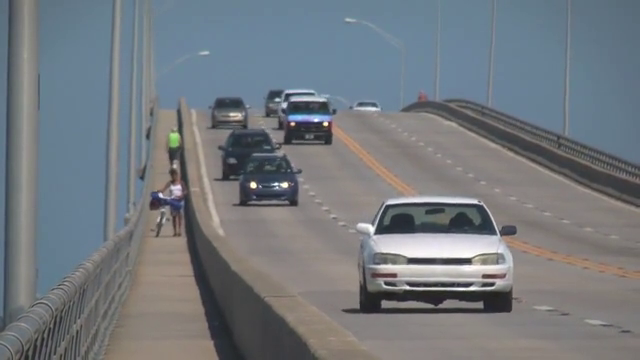
#> input picture frame 91 of seminars/seminar_09/data/slow_traffic_small.mp4, 640 x 360 px
$ jupyter execute Seminar_9.ipynb   (shell and % lines are left out)
#> lines starting #> are read from the running program, lines starting #| are printed output that depends on the picture
# Семинар 9 - Методы построения оптического потока по последовательности изображений

***

Источник - https://habr.com/ru/post/201406/

$\textbf{Task statement}$: Оптический поток (ОП) – изображение видимого движения, представляющее собой сдвиг каждой точки (пикселя) между двумя изображениями.

По сути, он представляет собой поле скоростей. Суть ОП в том, что для каждой точки изображения $I_{t_0} (\vec{r})$ находится такой вектор сдвига $\delta \vec{r}$, чтобы было соответсвие между исходной точкой и точкой на следущем фрейме $I_{t_1} (\vec{r} + \delta \vec{r})$. В качестве метрики соответвия берут близость интенсивности пикселей, беря во внимание маленькую разницу по времени между кадрами: $\delta{t} = t_{1} - t_{0}$. В более точных методах точку можно привязывать к объекту на основе, например, выделения ключевых точек, а также считать градиенты вокруг точки, лапласианы и проч.

$\textbf{For what}$: Определение собственной скорости, Определение локализации, Улучшение методов трекинга объектов, сегментации, Детектирование событий, Сжатие видеопотока и проч.

Разделяют 2 вида оптического потока - плотный (dense) [Farneback method, neural nets], работающий с целым изображением, и выборочный (sparse) [Lucas-Kanade method], работающий с ключевыми точками

[cell 1]
# !wget https://www.bogotobogo.com/python/OpenCV_Python/images/mean_shift_tracking/slow_traffic_small.mp4 -O data/slow_traffic_small.mp4

[cell 2]
import cv2
from tqdm import tqdm
import numpy as np
import matplotlib.pyplot as plt
import IPython

## Lucas-Kanade (sparse)

Пусть $I_{1} = I(x, y, t_{1})$ интенсивность в некоторой точке (x, y) на первом изображении (т. е. в момент времени t). На втором изображении эта точка сдвинулась на (dx, dy), при этом прошло время dt, тогда $I_{2} = I(x + dx, y + dx, t_{1} + dt) \approx I_{1} + I_{x}dx + I_{y}dy +  I_{t}dt$. Из постановки задачи следует, что интенсивность пикселя не изменилась, тогда $I_{1} = I_{2}$. Далее определяем $dx, dy$.

Самое простое решение проблемы – алгоритм Лукаса-Канаде. У нас же на изображении объекты размером больше 1 пикселя, значит, скорее всего, в окрестности текущей точки у других точек будут примерно такие же сдвиги. Поэтому мы возьмем окно вокруг этой точки и минимизируем (по МНК) в нем суммарную погрешность с весовыми коэффициентами, распределенными по Гауссу, то есть так, чтобы наибольший вес имели пиксели, ближе всего находящиеся к исследуемому.

**Полезные материалы:**
- цикл видео-лекций от First Principles of Computer Vision, посвященный Optical Flow и алгоритму Lucas-Kanade: https://youtube.com/playlist?list=PL2zRqk16wsdoYzrWStffqBAoUY8XdvatV

### Вопрос 1

В `cv2.calcOpticalFlowPyrLK` есть параметр, отвечающий за ImagePiramyd. Зачем нужна пирамида изображений в случае вычисления оптического потока?

**Ответ:**

### Задание 1

Напишите реализацию Лукаса-Канаде c помощью numpy и cv2. Сравните с реализацией `cv2.calcOpticalFlowPyrLK`.

[cell 3]
# [86 lines left out: functions get_derivative_x, get_derivative_y, get_derivative_t, my_calcOpticalFlowPyrLK, not called in this run]

### Релизация OpenCV - cv2.calcOpticalFlowPyrLK

[cell 4]
video_path = 'data/slow_traffic_small.mp4'

cap = cv2.VideoCapture(video_path)

length = int(cap.get(cv2.CAP_PROP_FRAME_COUNT))
width  = int(cap.get(cv2.CAP_PROP_FRAME_WIDTH))
height = int(cap.get(cv2.CAP_PROP_FRAME_HEIGHT))
fps    = cap.get(cv2.CAP_PROP_FPS)

fourcc = cv2.VideoWriter_fourcc(*'MP4V')
out = cv2.VideoWriter('output_LK.mp4', fourcc, fps, (width, height))

# params for ShiTomasi corner detection
feature_params = dict(
    maxCorners = 100,
    qualityLevel = 0.3,
    minDistance = 7,
    blockSize = 7,
)

# Parameters for lucas kanade optical flow
lk_params = dict(
    #window size
    winSize  = (15, 15),
    #image piramid
    maxLevel = 2,
    #after the specified maximum number of iterations criteria.maxCount
    #or when the search window moves by less than criteria.epsilon.
    criteria = (cv2.TERM_CRITERIA_EPS | cv2.TERM_CRITERIA_COUNT, 10, 0.03),
)
# Create some random colors
color = np.random.randint(0, 255, (100, 3))
# Take first frame and find corners in it
ret, old_frame = cap.read()
#> old_frame is the input picture: shape (360, 640, 3); mean B, G, R 126.6, 121.2, 115.7
old_gray = cv2.cvtColor(old_frame, cv2.COLOR_BGR2GRAY)
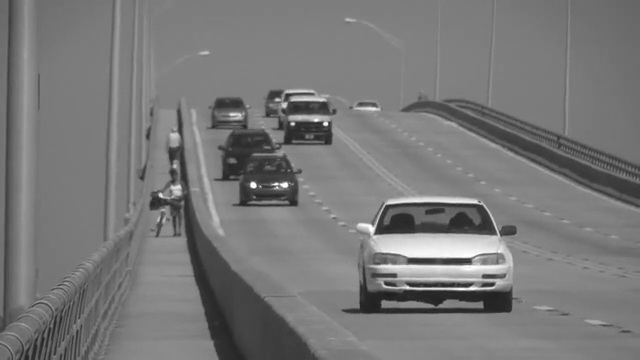
#> old_gray: shape (360, 640); min 30, max 255, mean 120.1
p0 = cv2.goodFeaturesToTrack(old_gray, mask = None, **feature_params)
#> p0 = [[253, 185], [325, 123], [285, 184], [292, 123], [376, 232], [277, 185], [495, 233], [284, 105], [372, 226]]
# Create a mask image for drawing purposes
mask = np.zeros_like(old_frame)
for i in tqdm(range(length)):

    ret, frame = cap.read()

    if not ret:
        print('No frames grabbed!')
        break

    frame_gray = cv2.cvtColor(frame, cv2.COLOR_BGR2GRAY)

    # calculate optical flow
    # see params here https://docs.opencv.org/3.4/dc/d6b/group__video__track.html#ga473e4b886d0bcc6b65831eb88ed93323
    p1, st, err = cv2.calcOpticalFlowPyrLK(
        prevImg=old_gray,
        nextImg=frame_gray,
        prevPts=p0,
        nextPts=None,
        **lk_params,
    )

    # Select good points where status is equal 1
    if p1 is not None:
        good_new = p1[st==1]
        good_old = p0[st==1]

    # draw the tracks
    for i, (new, old) in enumerate(zip(good_new, good_old)):
        a, b = new.ravel()
        c, d = old.ravel()
        mask = cv2.line(mask, (int(a), int(b)), (int(c), int(d)), color[i].tolist(), 2)
        frame = cv2.circle(frame, (int(a), int(b)), 5, color[i].tolist(), -1)

    img = cv2.add(frame, mask)
    # Now update the previous frame and previous points
    old_gray = frame_gray.copy()
    p0 = good_new.reshape(-1, 1, 2)

    out.write(img)

cap.release()
out.release()


$ run again, starting later in the video
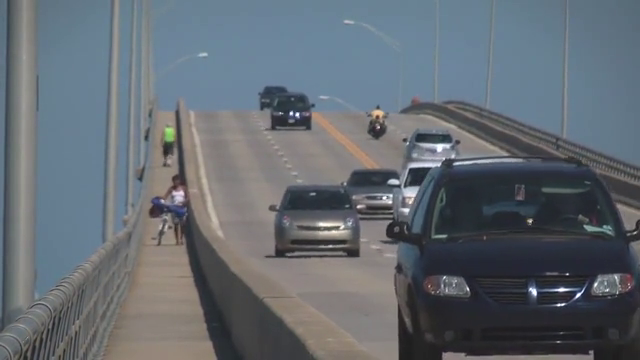
#> input picture frame 411 of seminars/seminar_09/data/slow_traffic_small.mp4, 640 x 360 px
#> old_frame is the input picture: shape (360, 640, 3); mean B, G, R 113.8, 106.6, 99.3
#> p0 = 17 rows, first 8: [294, 114], [531, 289], [385, 196], [529, 221], [341, 225], [400, 183], [439, 147], [407, 211]

$ run again, starting later in the video
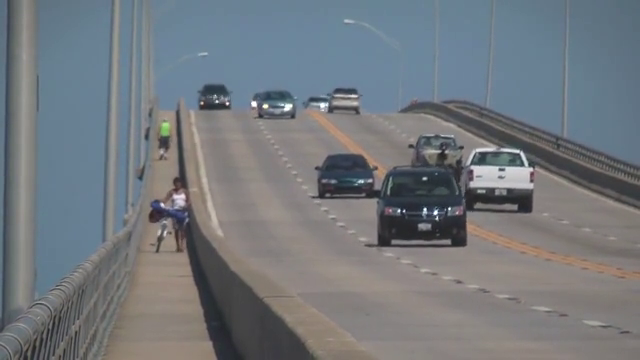
#> input picture frame 731 of seminars/seminar_09/data/slow_traffic_small.mp4, 640 x 360 px
#> old_frame is the input picture: shape (360, 640, 3); mean B, G, R 125.5, 120.3, 115.1
#> p0 = 21 rows, first 8: [435, 212], [265, 106], [401, 210], [254, 104], [425, 210], [448, 208], [326, 105], [228, 102]
